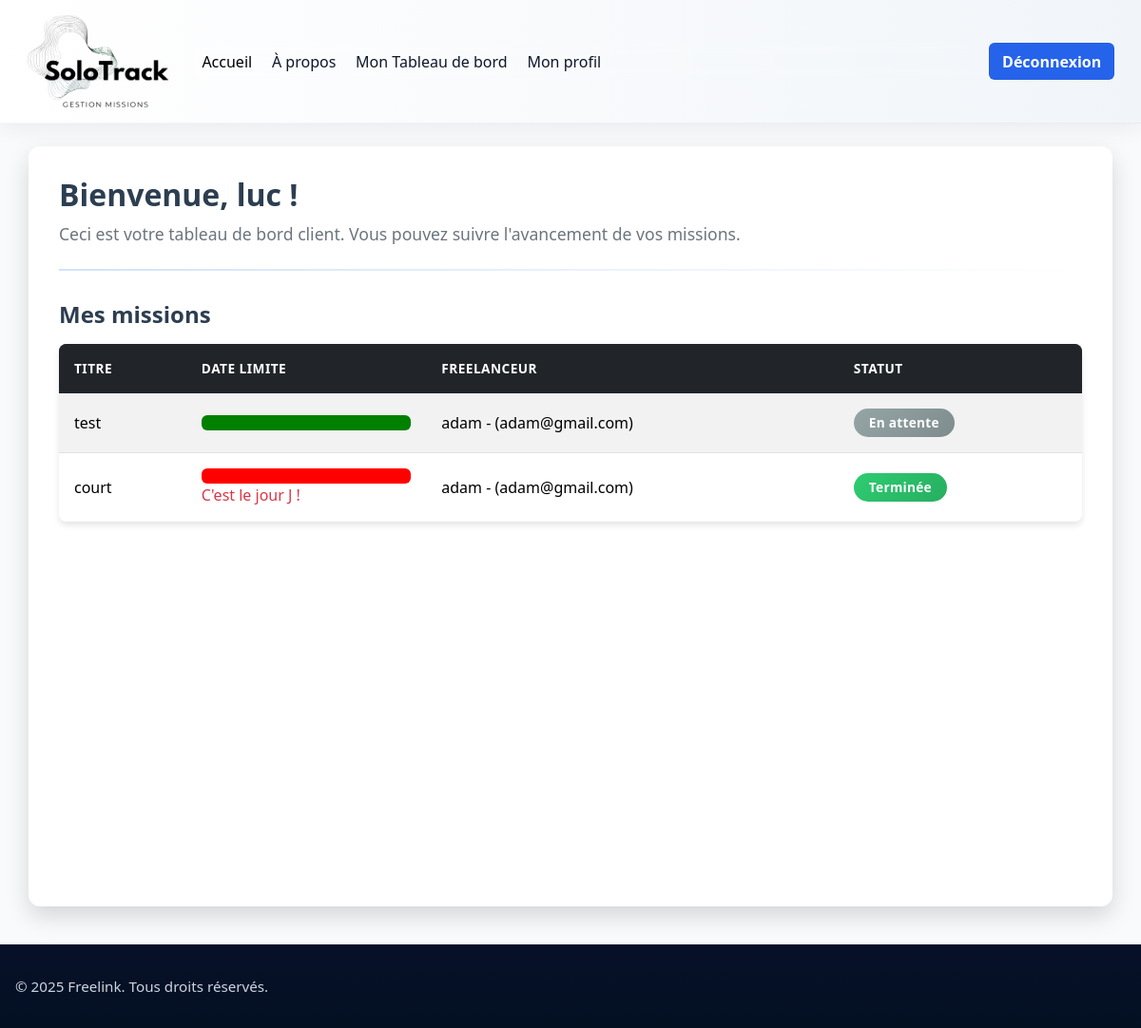
The page /dashboard/client-dashboard (signed in) on the database its author committed.
### website/models.py (models this page shows)
class User(db.Model, UserMixin):
    id = db.Column(db.Integer, primary_key=True)
    email = db.Column(db.String(150), unique=True)
    password = db.Column(db.String(150))
    name = db.Column(db.String(150))
    admin = db.Column(db.Boolean, default=False)
    role = db.Column(db.String(50), nullable=False, default='Client')
    missions_assigned = db.relationship('Missions', foreign_keys='Missions.freelance_id', backref='creator', lazy=True)
    missions_created = db.relationship('Missions', foreign_keys='Missions.user_id', backref='client', lazy=True)

class Missions(db.Model):
    id = db.Column(db.Integer, primary_key=True)
    title = db.Column(db.String(150), nullable=False)
    description = db.Column(db.Text, nullable=True)
    deadline = db.Column(db.DateTime, nullable=False)
    date_created = db.Column(db.DateTime, default=func.now())
    status = db.Column(db.String(50), default='En attente')
    user_id = db.Column(db.Integer, db.ForeignKey('user.id'), nullable=False)
    freelance_id = db.Column(db.Integer, db.ForeignKey('user.id'), nullable=False)

### website/site.py (the view)
@site.route('/client-dashboard')
@login_required
def client_dashboard():
    client_missions = Missions.query.filter_by(user_id=current_user.id).all()
    current_time = datetime.now()  # Utilisez datetime comme prévu
    return render_template('user/client_dashboard.html', user=current_user, missions=client_missions, now=current_time)

### website/templates/user/client_dashboard.html (shortened to what this page needs)
{% extends "base.html" %}
{% block head_extra %}
<link rel="stylesheet" href="{{ url_for('static', filename='css/dashboard_mission.css') }}">
{% endblock %}
{% block content %}
    <div class="section-container container mt-4">
        <h1>Bienvenue, {{ user.name }} !</h1>
        <p>Ceci est votre tableau de bord client. Vous pouvez suivre l'avancement de vos missions.</p>
        <hr class="mt-4">
        <h2 class="mb-3">Mes missions</h2>
        <div class="table-responsive">
            <table class="table table-striped table-hover">
                <thead class="table-dark">
                    <tr>
                        <th scope="col">Titre</th>
                        <th scope="col">Date limite</th>
                        <th scope="col">Freelanceur</th> <th scope="col">Statut</th> </tr>
                </thead>
                <tbody>
                    {% for mission in missions %}
                    <tr>
                        <td>{{ mission.title }}</td>
                        <td>
                            {% set deadline = mission.deadline %}
                            {% set days_left = (deadline - now).days %}
                            <div class="progress">
                                <div class="progress-bar"
                                     style="width: {{ (days_left > 0) and (days_left * 100 / (deadline - mission.date_created).days) or 100 }}%;
                                            background-color: {{ (days_left > 3) and 'green' or (days_left > 0) and 'yellow' or 'red' }};">
                                </div>
                            </div>
                            {% if days_left == 0 %}
                                <span class="text-danger">C'est le jour J !</span>
                            {% endif %}
                        </td>
                        <td>
                            {% if mission.creator %}
                                {{ mission.creator.name }} - ({{ mission.creator.email}})
                            {% else %}
                                Pas encore assigné
                            {% endif %}
                        </td>
                        <td>
                            {% if mission.status == 'Terminée' %}
                                <span class="badge bg-success">{{ mission.status }}</span>
                            {% elif mission.status == 'En cours' %}
                                <span class="badge bg-warning text-dark">{{ mission.status }}</span>
                            {% else %}
                                <span class="badge bg-secondary">{{ mission.status }}</span>
                            {% endif %}
                        </td>
                    </tr>
                    {% else %}
                    <tr>
                        <td colspan="5" class="text-center">
                            Vous n'avez pas encore de missions créées pour vous.
                        </td>
                    </tr>
                    {% endfor %}
                </tbody>
            </table>
        </div>
    </div>
{% endblock %}

### website/static/css/base.css (style rules this page uses)
:root { --bg: #f8fafc; --nav-bg: #ffffff; --nav-accent: #f1f5f9; --nav-text: #0f172a; --primary: #2563eb; --accent: #06b6d4; --muted: #64748b; --footer-bg: #071029; --footer-text: #cbd5e1; --footer-accent: rgba(255,255,255,0.04); }
body { background-color: var(--bg); color: var(--nav-text); -webkit-font-smoothing:antialiased; overflow-x: hidden; }

### website/static/css/dashboard_mission.css (style rules this page uses)
:root { --primary-color: #4a90e2; --primary-dark: #357abd; --success-color: #2ecc71; --warning-color: #f39c12; --danger-color: #e74c3c; --dark-color: #2c3e50; --light-bg: #f8f9fa; --border-color: #dee2e6; --shadow: 0 4px 6px rgba(0, 0, 0, 0.1); --shadow-lg: 0 10px 25px rgba(0, 0, 0, 0.15); }
.section-container { background: white; border-radius: 12px; padding: 2rem; box-shadow: var(--shadow-lg); margin-bottom: 2rem; height: 100vh; }
.container h1 { color: var(--dark-color); font-weight: 700; margin-bottom: 0.5rem; font-size: 2rem; }
.container > p { color: #6c757d; font-size: 1.1rem; margin-bottom: 1.5rem; }
.container hr { border: none; height: 2px; background: linear-gradient(to right, var(--primary-color), transparent); margin: 2rem 0; }
.container h2 { color: var(--dark-color); font-weight: 600; font-size: 1.5rem; margin-bottom: 1.5rem; }
.table-responsive { border-radius: 8px; overflow: hidden; box-shadow: var(--shadow); height: auto; }
.table { margin-bottom: 0; border-collapse: separate; border-spacing: 0; }
.table thead.table-dark { background: linear-gradient(135deg, var(--dark-color) 0%, #34495e 100%); }
.table thead th { border: none; padding: 1rem; font-weight: 600; text-transform: uppercase; font-size: 0.85rem; letter-spacing: 0.5px; }
.table tbody tr { transition: all 0.3s ease; }
.table tbody td, .table tbody th { padding: 1rem; vertical-align: middle; border-bottom: 1px solid var(--border-color); }
.table tbody tr:last-child td, .table tbody tr:last-child th { border-bottom: none; }
.badge { padding: 0.5rem 1rem; font-weight: 600; font-size: 0.85rem; border-radius: 20px; letter-spacing: 0.3px; }
.badge.bg-success { background: linear-gradient(135deg, var(--success-color), #27ae60) !important; }
.badge.bg-secondary { background: linear-gradient(135deg, #95a5a6, #7f8c8d) !important; }
.mt-4 { margin-top: 1.5rem !important; }
.mb-3 { margin-bottom: 1rem !important; }
.table tbody tr { animation: fadeIn 0.3s ease; }

### rows shown on the page
User: name "luc"
Missions: title "test", creator.name "adam", creator.email "adam@gmail.com", status "En attente"
Missions: title "court", shows "C'est le jour J !", creator.name "adam", creator.email "adam@gmail.com", status "Terminée"
